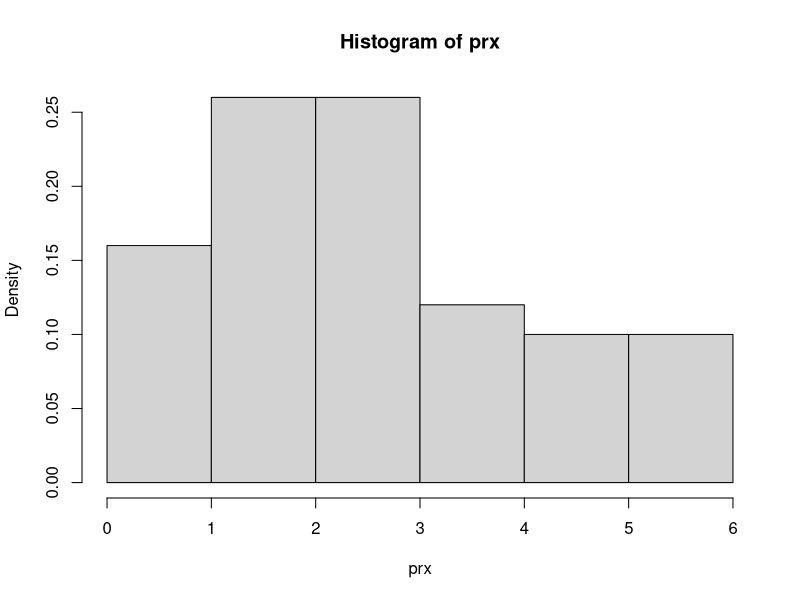
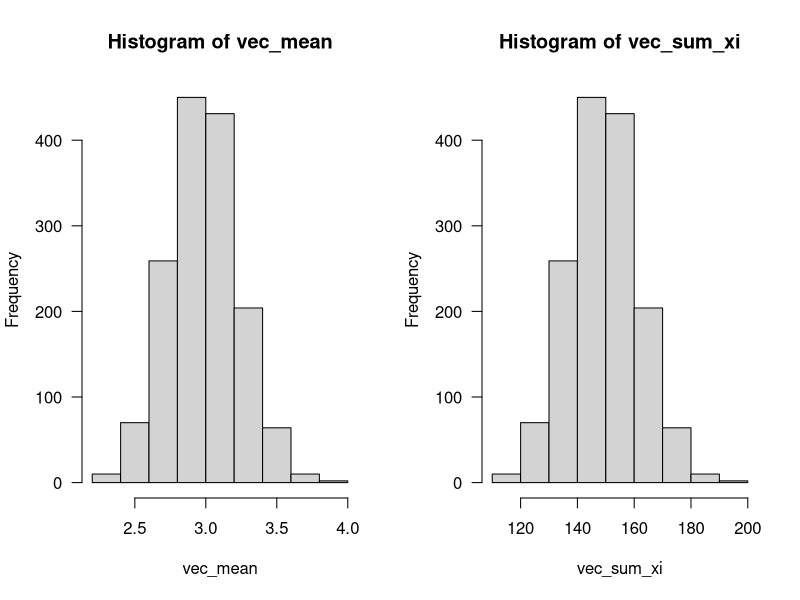

Here is the R script that generated these plots, in order:
# esta simulacion produce exactamente datos como los del problema
set.seed(5)
n <- 50
λ <- 3
prx <- rpois(n, λ)
hist(prx, freq = FALSE)

neg_log_like_pois <- function(x, lambda) {
  # log true para log transformar
  ll <- dpois(x, lambda = lambda, log = TRUE)
  # log like negativa
  -sum(ll)
}

# como parametro inicial tomamos la desv de prx
par_inicial <- sd(prx)
# colocamos los argumentos de nlmQ
est_coef <- nlm(f = neg_log_like_pois, p = par_inicial, x = prx)
est_coef

# experimentos Monte Carlo
# cómo explorar esta solución? podemos realizar simulaciones
# con valores aleatorios, podemos saber si en 'diferentes' circunstancias
# podríamos obtener datos similares a prx. En particular, si el estimador
# MLE de λ es la media, podemos probarlo simulando el experimento aleatorio
# de n=50, lambda=media, nsim veces y ver qué tan frecuentemente
# encontraríamos resultados como los observados con el parámetro que estimamos
nsim <- 1500
vec_sum_xi <- rep(NA, nsim)
vec_mean <- rep(NA, nsim)

for (i in 1:nsim) {
  # usamos el estimador encontrado con MLE numerico
  rx_tmp <- rpois(n, est_coef$estimate)
  vec_mean[i] <- mean(rx_tmp)
  vec_sum_xi[i] <- sum(rx_tmp)
}

par(las = 1, mfrow = c(1, 2))
# graficamos las medias; 3 es el valor mas frecuente?
hist(vec_mean)
# graficamos la suma; 150 es el mas frecuente?
hist(vec_sum_xi)

mean(vec_mean)
mean(vec_sum_xi)
